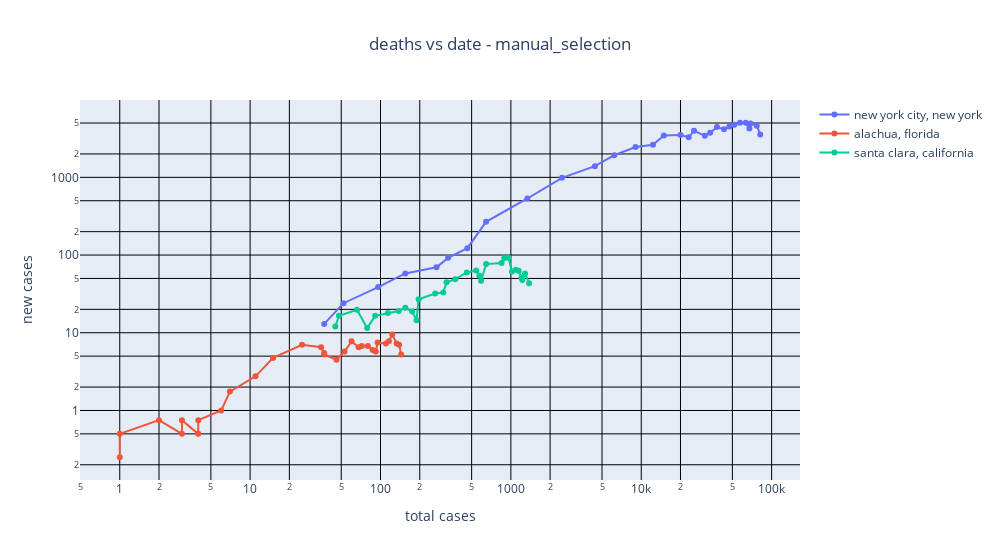

Here is the notebook cell this chart was saved with:
### Code cell
#
# plot new cases vs total cases
# this plot supposedly highlights when a population drops off the curve
GRAPH_TITLE=f"deaths vs date - {COUNTY_CRITERIA}"
graph_list=[]
for county,state in cs_list:
    indices=(nytplot_df.county==county) & (nytplot_df.state==state)
    tmp_df = nytplot_df[indices]
    graph_list.append(go.Scatter(name=f"{county}, {state}",
                               x=tmp_df['cases'],
                               y=cvd.avg_over_daynum(tmp_df, county,state,'dcases',4),
                               mode='lines+markers'
                               ))
x_axis=dict(
    showgrid=True,
    title='total cases')
y_axis=dict(
    showgrid=True,
    title='new cases')
layout=go.Layout(
    title={
        'text':GRAPH_TITLE,
        'x':0.5  # center
    },
    xaxis=x_axis,
    xaxis_type="log",
    yaxis=y_axis,
    yaxis_type="log",
    width=1000,
    showlegend=True
)
fig = go.Figure( data=graph_list, layout=layout)
fig.update_yaxes(gridcolor='black')
fig.update_xaxes(gridcolor='black')
fig.show()

### Figure 1 — Plotly figure (JSON) as saved in the notebook; plotly's stock layout.template omitted (floating-point values rounded to 4 significant figures)
{"data": [{"mode": "lines+markers", "name": "new york city, new york", "type": "scatter", "x": [37, 52, 96, 155, 269, 330, 464, 645, 1339, 2468, 4408, 6211, 9045, 12305, 14905, 20011, 23112, 25399, 30766, 33768, 38087, 43139, 47440, 51810, 57160, 63307, 67552, 68776, 76876, 81803], "y": [13, 24, 38.75, 58, 69.5, 92, 122.5, 267.5, 534.5, 986, 1392.0, 1926.0, 2459.0, 2624.0, 3450, 3517.0, 3274.0, 3965.0, 3439.0, 3744.0, 4435, 4168.0, 4510.0, 4768.0, 5042, 5028, 4242.0, 4929, 4624, 3563.0]}, {"mode": "lines+markers", "name": "alachua, florida", "type": "scatter", "x": [1, 1, 2, 3, 3, 4, 4, 6, 7, 11, 15, 25, 35, 37, 37, 46, 53, 60, 68, 72, 80, 87, 92, 95, 110, 116, 123, 133, 139, 144], "y": [0.25, 0.5, 0.75, 0.5, 0.75, 0.5, 0.75, 1, 1.75, 2.75, 4.75, 7, 6.5, 5.5, 5.25, 4.5, 5.75, 7.75, 6.5, 6.75, 6.75, 6, 5.75, 7.5, 7.25, 7.75, 9.5, 7.25, 7, 5.25]}, {"mode": "lines+markers", "name": "santa clara, california", "type": "scatter", "x": [45, 48, 66, 79, 91, 114, 138, 155, 175, 189, 196, 263, 303, 321, 375, 459, 542, 574, 591, 646, 848, 890, 956, 1019, 1094, 1148, 1207, 1224, 1285, 1380], "y": [12, 16.5, 19.75, 11.5, 16.5, 18, 19, 21, 18.75, 14.5, 27, 32, 33, 44.75, 49, 59.75, 63.25, 54, 46.75, 76.5, 79, 91.25, 93.25, 61.5, 64.5, 62.75, 51.25, 47.75, 58, 43.25]}], "layout": {"showlegend": true, "title": {"text": "deaths vs date - manual_selection", "x": 0.5}, "width": 1000, "xaxis": {"gridcolor": "black", "showgrid": true, "title": {"text": "total cases"}, "type": "log"}, "yaxis": {"gridcolor": "black", "showgrid": true, "title": {"text": "new cases"}, "type": "log"}}}
